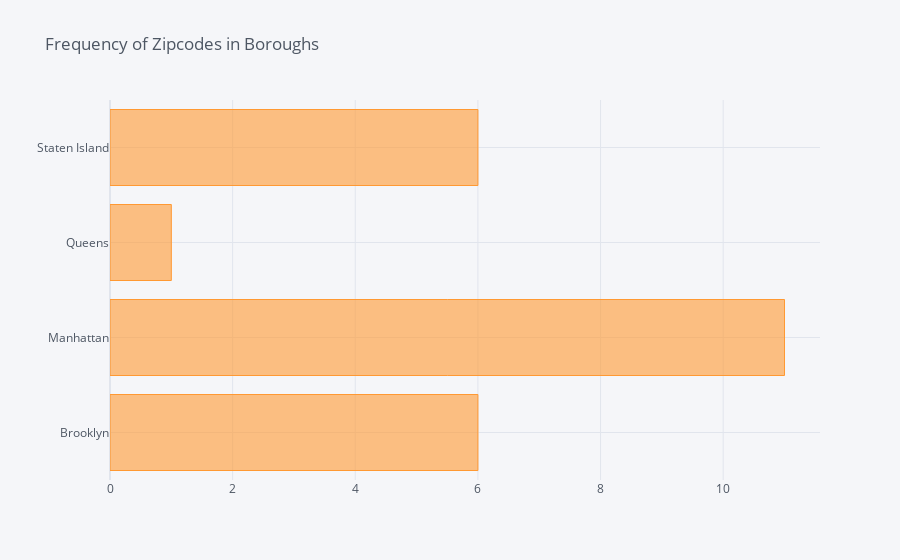

Notebook source saved alongside this figure:
### Code cell
zlw_bnb.groupby("neighbourhood_group_cleansed").agg({'zipcode':'nunique'}).iplot(kind='barh',title='Frequency of Zipcodes in Boroughs')

### Figure 1 — Plotly figure (JSON) as saved in the notebook; plotly's stock layout.template omitted (floating-point values rounded to 4 significant figures)
{"data": [{"marker": {"color": "rgba(255, 153, 51, 0.6)", "line": {"color": "rgba(255, 153, 51, 1.0)", "width": 1}}, "name": "zipcode", "orientation": "h", "text": "", "type": "bar", "x": [6, 11, 1, 6], "y": ["Brooklyn", "Manhattan", "Queens", "Staten Island"]}], "layout": {"legend": {"bgcolor": "#F5F6F9", "font": {"color": "#4D5663"}}, "paper_bgcolor": "#F5F6F9", "plot_bgcolor": "#F5F6F9", "title": {"font": {"color": "#4D5663"}, "text": "Frequency of Zipcodes in Boroughs"}, "xaxis": {"gridcolor": "#E1E5ED", "showgrid": true, "tickfont": {"color": "#4D5663"}, "title": {"font": {"color": "#4D5663"}, "text": ""}, "zerolinecolor": "#E1E5ED"}, "yaxis": {"gridcolor": "#E1E5ED", "showgrid": true, "tickfont": {"color": "#4D5663"}, "title": {"font": {"color": "#4D5663"}, "text": ""}, "zerolinecolor": "#E1E5ED"}}}
